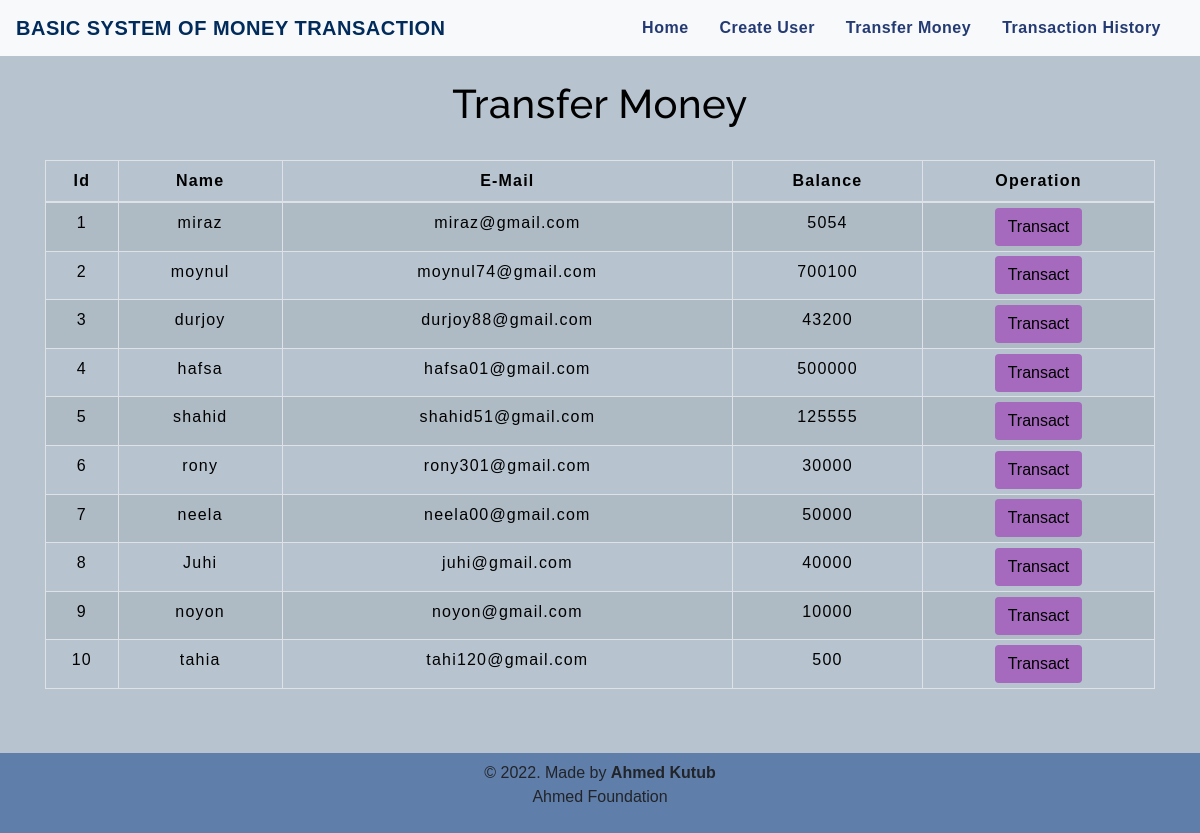
The app's page /transfermoney.php with its own data.
### tables this page shows
CREATE TABLE `users` (
  `id` int(3) NOT NULL,
  `name` text NOT NULL,
  `email` varchar(30) NOT NULL,
  `balance` int(8) NOT NULL
);

### transfermoney.php (the view, shortened to what this page needs)
<!DOCTYPE html>
<html lang="en">
<head>
    <link rel="stylesheet" href="https://maxcdn.bootstrapcdn.com/bootstrap/4.0.0/css/bootstrap.min.css">
    <link rel="stylesheet" type="text/css" href="css/table.css">
    <link rel="stylesheet" type="text/css" href="css/navbar.css">
</head>
<body style="background-color : #B7C4CF;">
<?php
    include 'config.php';
    $sql = "SELECT * FROM users";
    $result = mysqli_query($conn,$sql);
?>
<?php
  include 'navbar.php';
?>
<div class="container">
        <h2 class="text-center pt-4" style="color : black;">Transfer Money</h2>
        <br>
            <div class="row">
                <div class="col">
                    <div class="table-responsive-sm">
                    <table class="table table-hover table-sm table-striped table-condensed table-bordered" style="border-color:black;">
                        <thead style="color : black;">
                            <tr>
                            <th scope="col" class="text-center py-2">Id</th>
                            <th scope="col" class="text-center py-2">Name</th>
                            <th scope="col" class="text-center py-2">E-Mail</th>
                            <th scope="col" class="text-center py-2">Balance</th>
                            <th scope="col" class="text-center py-2">Operation</th>
                            </tr>
                        </thead>
                        <tbody>
                <?php
                    while($rows=mysqli_fetch_assoc($result)){
                ?>
                    <tr style="color : black;">
                        <td class="py-2"><?php echo $rows['id'] ?></td>
                        <td class="py-2"><?php echo $rows['name']?></td>
                        <td class="py-2"><?php echo $rows['email']?></td>
                        <td class="py-2"><?php echo $rows['balance']?></td>
                        <td><a href="selecteduserdetail.php?id= <?php echo $rows['id'] ;?>"> <button type="button" class="btn" style="background-color : #A569BD;">Transact</button></a></td>
                    </tr>
                <?php
                    }
                ?>
                        </tbody>
                    </table>
                    </div>
                </div>
            </div>
         </div>
         <footer class="text-center mt-5 py-2" style="background-color : #607EAA;">
            <p>&copy 2022. Made by <b>Ahmed Kutub</b> <br>Ahmed Foundation</p>
        </footer>
</body>
</html>

### navbar.php (shortened to what this page needs)
<nav class="navbar navbar-expand-md navbar-light bg-light">
<a class="navbar-brand" href="index.php" style="color : #002B5B;"><b>BASIC SYSTEM OF MONEY TRANSACTION</b></a>
<div class="collapse navbar-collapse" id="collapsibleNavbar">
      <ul class="navbar-nav ml-auto">
        <li class="nav-item">
          <a class="nav-link" href="index.php" style="color : #243A73;"><b>Home</b></a>
        </li>
        <li class="nav-item">
          <a class="nav-link" href="createuser.php" style="color : #243A73;"><b>Create User</b></a>
        </li>
        <li class="nav-item">
          <a class="nav-link" href="transfermoney.php" style="color : #243A73;"><b>Transfer Money</b></a>
        </li>
        <li class="nav-item">
          <a class="nav-link" href="transactionhistory.php" style="color : #243A73;"><b>Transaction History</b></a>
        </li>
    </div>
 </nav>

### css/table.css (style rules this page uses)
* { padding: 0; margin: 0; box-sizing: border-box; font-family: sans-serif; }
h2 { font-size: 40px; }
table { letter-spacing: 1.2px; }
td { text-align: center; }
button { border:none; background: #d9d9d9; transition: 1s; }

### css/navbar.css (style rules this page uses)
.nav-link { margin-right: 15px; color:#0F3460; letter-spacing: 0.5px; transition: 0.5s; }
.navbar-brand { color: #0F3460; letter-spacing: 0.5px; }
h2 { color: #0F3460; letter-spacing: 0.5px; font-family: raleway; }

### transfermoney.php (style rules this page uses)
button { transition: 1.5s; }

### records on screen
users: id "1", name "miraz", email "miraz@gmail.com", balance "5054"
users: id "2", name "moynul", email "moynul74@gmail.com", balance "700100"
users: id "3", name "durjoy", email "durjoy88@gmail.com", balance "43200"
users: id "4", name "hafsa", email "hafsa01@gmail.com", balance "500000"
users: id "5", name "shahid", email "shahid51@gmail.com", balance "125555"
users: id "6", name "rony", email "rony301@gmail.com", balance "30000"
users: id "7", name "neela", email "neela00@gmail.com", balance "50000"
users: id "8", name "Juhi", email "juhi@gmail.com", balance "40000"
users: id "9", name "noyon", email "noyon@gmail.com", balance "10000"
users: id "10", name "tahia", email "tahi120@gmail.com", balance "500"
